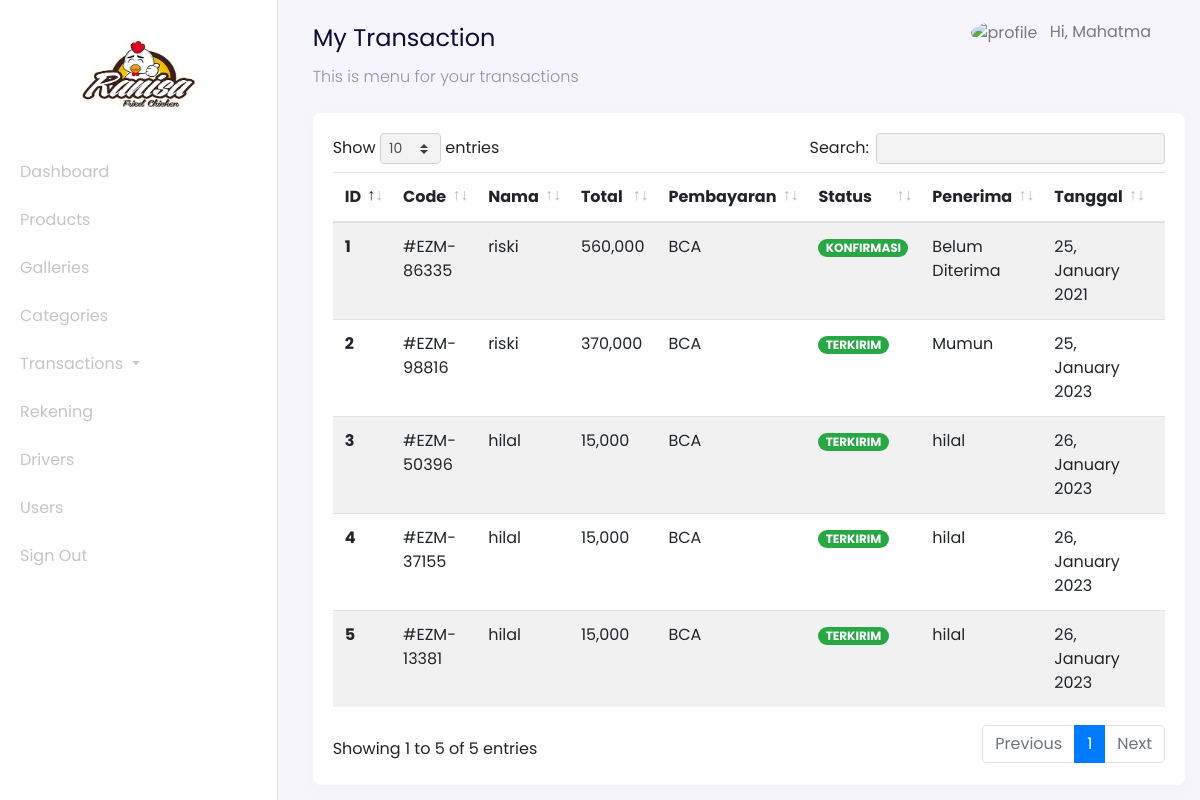
The page /admin?page=transactions (signed in) on the database its author committed.
### tables this page shows
CREATE TABLE `users` (
  `id_user` int(11) NOT NULL,
  `name` varchar(255) NOT NULL,
  `email` varchar(255) NOT NULL,
  `password` varchar(255) NOT NULL,
  `address` text DEFAULT NULL,
  `phone_number` varchar(255) NOT NULL,
  `postal_code` varchar(191) NOT NULL,
  `roles` varchar(255) NOT NULL
);

CREATE TABLE `transactions` (
  `id_transaction` int(11) NOT NULL,
  `user_id` int(11) NOT NULL,
  `total_price` int(11) NOT NULL,
  `city` varchar(255) NOT NULL,
  `rekening_id` int(11) NOT NULL,
  `transaction_status` varchar(255) NOT NULL,
  `weight_total` int(11) NOT NULL,
  `delivered` int(11) NOT NULL,
  `photo_transaction` varchar(255) NOT NULL,
  `code` varchar(255) NOT NULL,
  `receiver` varchar(255) NOT NULL,
  `time_arrived` timestamp NULL DEFAULT NULL,
  `created_at` timestamp NOT NULL DEFAULT current_timestamp()
);

CREATE TABLE `rekening_numbers` (
  `id_rekening` int(11) NOT NULL,
  `bank_name` varchar(255) NOT NULL,
  `number` varchar(255) NOT NULL,
  `rekening_name` varchar(255) NOT NULL
);

### config/config.php (called while the page is built, shortened)
<?php
$host = 'localhost';
$user = 'root';
$password = '';
$dbname = 'daging_online';
$conn = mysqli_connect($host, $user, $password, $dbname);
function query($query)
{
    global $conn;
    $result = mysqli_query($conn, $query);
    $rows = [];
    while ($row = mysqli_fetch_assoc($result)) {
        $rows[] = $row;
    }
    return $rows;
}

### admin/transaction/dashboard-transactions.php (the view, shortened to what this page needs)
<nav
  class="navbar navbar-expand-lg navbar-light navbar-store fixed-top"
  data-aos="fade-down"
>
  <div class="container-fluid">
    <div class="collpase navbar-collapse" id="navbarResponsive">
      <ul class="navbar-nav d-none d-lg-flex ml-auto">
        <li class="nav-item dropdown">
          <a
            href="#"
            class="nav-link"
            id="navbarDropdown"
            role="button"
            data-toggle="dropdown"
          >
          <img
              src="../assets/images/person-circle.svg"
              alt="profile"
              height="40px"
              class="rounded-circle mr-2 profile-picture"
            />
            <?php
              $id_user = $_SESSION['user'];
              $user = query("SELECT * FROM users WHERE id_user = $id_user")[0];
            ?>
            Hi, <?= $user["name"]; ?>
          </a>
        </li>
      </ul>
    </div>
  </div>
</nav>
<div class="section-content section-dashboard-home" data-aos="fade-up">
  <div class="container-fluid">
    <div class="dashboard-heading">
      <h2 class="dashboard-title">My Transaction</h2>
      <p class="dashboard-subtitle">This is menu for your transactions</p>
    </div>
    <div class="dashboard-content">
      <div class="row mt-4">
        <div class="col-12">
          <div class="card">
            <div class="card-body">
              <div class="row">
                <div class="col-12">
                  <div class="table-responsive">
                    <table class="table table-striped table-hover" id="table">
                      <thead>
                        <tr>
                          <th scope="col">ID</th>
                          <th scope="col">Code</th>
                          <th scope="col">Nama</th>
                          <th scope="col">Total</th>
                          <th scope="col">Pembayaran</th>
                          <th scope="col">Status</th>
                          <th scope="col">Penerima</th>
                          <th scope="col">Tanggal</th>
                          <th scope="col" class="text-center">Aksi</th>
                        </tr>
                      </thead>
                      <tbody>
                        <?php
                          $no = 1;
                          $query = "SELECT * FROM transactions INNER JOIN users ON transactions.user_id = users.id_user INNER JOIN rekening_numbers ON transactions.rekening_id = rekening_numbers.id_rekening";
                          $transactions = query($query);
                        ?>
                        <?php foreach ($transactions as $transaction) : ?>
                          <tr>
                            <th scope="row"><?= $no; ?></th>
                            <td>#<?= $transaction["code"]; ?></td>
                            <td><?= $transaction["name"]; ?></td>
                            <td><?= number_format($transaction["total_price"]); ?></td>
                            <td><?= $transaction["bank_name"]; ?></td>
                            <td>
                              <?php if ($transaction["transaction_status"] == "BELUM KONFIRMASI") : ?>
                                <span class="badge badge-pill badge-danger"><?= $transaction["transaction_status"]; ?></span>
                              <?php elseif($transaction["transaction_status"] == "TERKONFIRMASI"): ?>
                              <span class="badge badge-pill badge-warning"><?= $transaction["transaction_status"]; ?></span>
                              <?php elseif($transaction["transaction_status"] == "PICKUP") : ?>
                                <span class="badge badge-pill badge-primary"><?= $transaction["transaction_status"]; ?></span>
                              <?php else: ?>
                                <span class="badge badge-pill badge-success"><?= $transaction["transaction_status"]; ?></span>
                              <?php endif; ?>
                            </td>
                            <?php if (isset($transaction["receiver"])) : ?>
                              <td><?= $transaction["receiver"] ? $transaction['receiver'] : 'Belum Diterima'; ?></td>
                            <?php endif;?>
                            <?php
                              $tanggal = $transaction["created_at"];
                            ?>
                            <td><?= date('d, F Y', strtotime($tanggal)); ?></td>
                            <td style="width: 17%; text-align: center;">
                            </td>
                          </tr>
                        <?php $no++ ?>
                        <?php endforeach;?>
                      </tbody>
                    </table>
                  </div>
                </div>
              </div>
            </div>
          </div>
        </div>
      </div>
    </div>
  </div>
</div>

### rows shown on the page
users: name "Mahatma"
transactions: code "EZM-86335", user.name "riski", total_price "560,000", rekening_numbers.bank_name "BCA", transaction_status "KONFIRMASI", receiver "Belum Diterima", created_at "25, January 2021"
transactions: code "EZM-98816", user.name "riski", total_price "370,000", rekening_numbers.bank_name "BCA", transaction_status "TERKIRIM", receiver "Mumun", created_at "25, January 2023"
transactions: code "EZM-50396", user.name "hilal", total_price "15,000", rekening_numbers.bank_name "BCA", transaction_status "TERKIRIM", receiver "hilal", created_at "26, January 2023"
transactions: code "EZM-37155", user.name "hilal", total_price "15,000", rekening_numbers.bank_name "BCA", transaction_status "TERKIRIM", receiver "hilal", created_at "26, January 2023"
transactions: code "EZM-13381", user.name "hilal", total_price "15,000", rekening_numbers.bank_name "BCA", transaction_status "TERKIRIM", receiver "hilal", created_at "26, January 2023"
